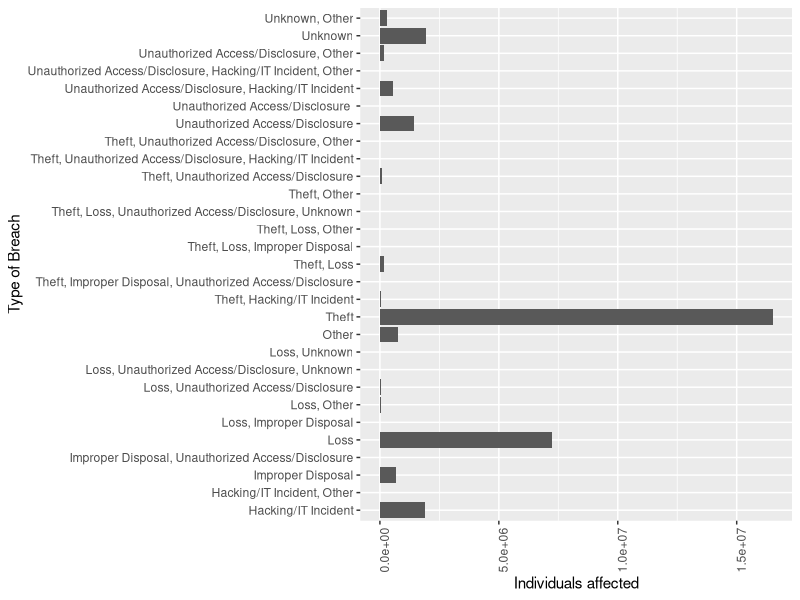
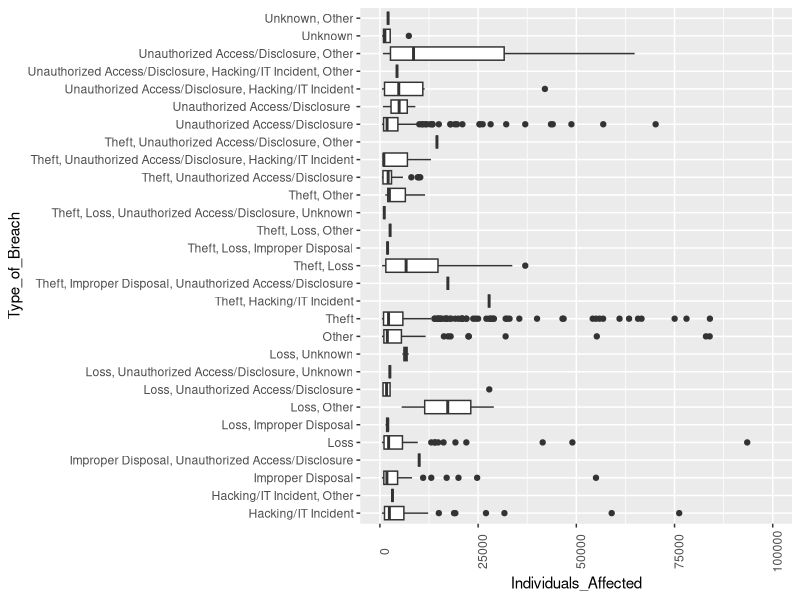
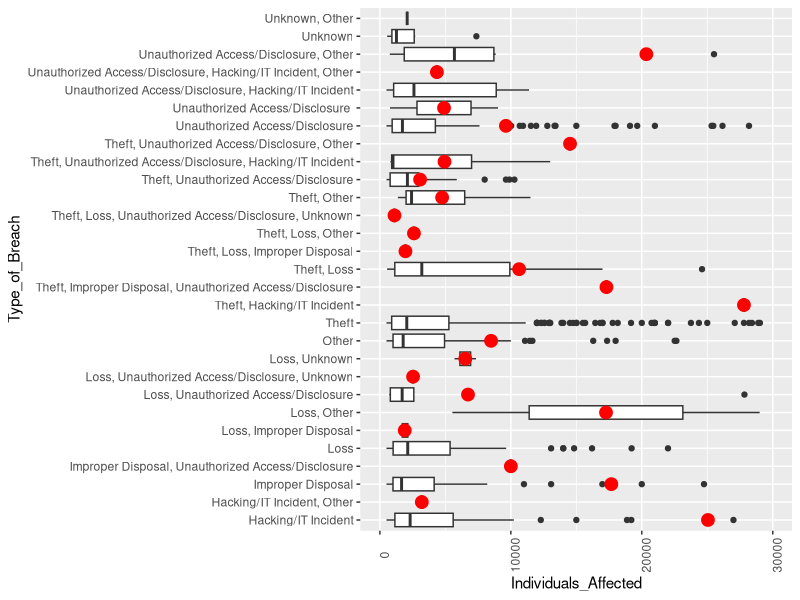

Write the R code that produced these figures, in order.
## ---- chunk 1
knitr::opts_chunk$set(echo = TRUE)
## ---- chunk 2
library(tidyverse)
## ---- chunk 3
breach <- read.csv(file = 'Cyber Security Breaches.csv')
#str(breach)
## ---- chunk 4
breach1 <- breach %>%
    group_by(Type_of_Breach) %>% summarize(mean_indiv_affected = mean(Individuals_Affected,na.rm=TRUE),med_indiv_affected = median(Individuals_Affected,na.rm=TRUE))
breach1
breach2 <- breach %>%  group_by(Type_of_Breach) %>%
  summarise(count = n())
breach2
## ---- chunk 5
ggplot(breach, aes(x=Type_of_Breach, y=Individuals_Affected)) +
  geom_bar(stat="identity") +
  labs(x= 'Type of Breach', y= 'Individuals affected') +
  theme(axis.text.x = element_text(angle = 90)) +
  coord_flip()
## ---- chunk 6
ggplot(data = breach, mapping = aes(x = Type_of_Breach, y = Individuals_Affected)) +
  geom_boxplot() +
  theme(axis.text.x = element_text(angle = 90)) +
  coord_flip() +
  ylim(0,100000)
## ---- chunk 7
library(modelr)
mod <- lm(Individuals_Affected ~ Type_of_Breach, data = breach)
summary(mod)
grid <- breach %>% 
  data_grid(Type_of_Breach) %>% 
  add_predictions(mod, "Individuals_Affected")

ggplot(breach, aes(Type_of_Breach, Individuals_Affected)) + 
  geom_boxplot() +
  geom_point(data = grid, colour = "red", size = 4) +
  theme(axis.text.x = element_text(angle = 90)) +
  coord_flip()+
  ylim(0,30000)
  
